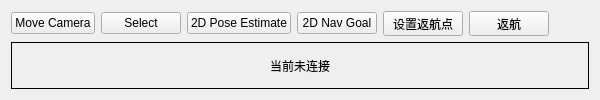
          <widget class="QWidget" name="tab_3">
           <attribute name="title">
            <string>rviz</string>
           </attribute>
           <layout class="QGridLayout" name="gridLayout_4">
            <item row="0" column="0">
             <layout class="QVBoxLayout" name="verticalLayout_14" stretch="0,1">
              <item>
               <layout class="QHBoxLayout" name="horizontalLayout_11">
                <item>
                 <widget class="QPushButton" name="move_camera_btn">
                  <property name="text">
                   <string>Move Camera</string>
                  </property>
                  <property name="icon">
                   <iconset>
                    <normaloff>:/images/rotate_cam.svg</normaloff>:/images/rotate_cam.svg</iconset>
                  </property>
                 </widget>
                </item>
                <item>
                 <widget class="QPushButton" name="set_select_btn">
                  <property name="text">
                   <string>Select</string>
                  </property>
                  <property name="icon">
                   <iconset>
                    <normaloff>:/images/classes/Select.png</normaloff>:/images/classes/Select.png</iconset>
                  </property>
                 </widget>
                </item>
                <item>
                 <widget class="QPushButton" name="set_pos_btn">
                  <property name="maximumSize">
                   <size>
                    <width>16777215</width>
                    <height>16777215</height>
                   </size>
                  </property>
                  <property name="text">
                   <string>2D Pose Estimate</string>
                  </property>
                  <property name="icon">
                   <iconset>
                    <normaloff>:/images/classes/SetInitialPose.png</normaloff>:/images/classes/SetInitialPose.png</iconset>
                  </property>
                 </widget>
                </item>
                <item>
                 <widget class="QPushButton" name="set_goal_btn">
                  <property name="text">
                   <string>2D Nav Goal</string>
                  </property>
                  <property name="icon">
                   <iconset>
                    <normaloff>:/images/classes/SetGoal.png</normaloff>:/images/classes/SetGoal.png</iconset>
                  </property>
                 </widget>
                </item>
                <item>
                 <widget class="QPushButton" name="set_return_btn">
                  <property name="maximumSize">
                   <size>
                    <width>16777215</width>
                    <height>25</height>
                   </size>
                  </property>
                  <property name="text">
                   <string>设置返航点</string>
                  </property>
                  <property name="icon">
                   <iconset>
                    <normaloff>:/images/set_return.png</normaloff>:/images/set_return.png</iconset>
                  </property>
                 </widget>
                </item>
                <item>
                 <widget class="QPushButton" name="return_btn">
                  <property name="maximumSize">
                   <size>
                    <width>16777215</width>
                    <height>25</height>
                   </size>
                  </property>
                  <property name="text">
                   <string>返航</string>
                  </property>
                  <property name="icon">
                   <iconset>
                    <normaloff>:/images/return.png</normaloff>:/images/return.png</iconset>
                  </property>
                 </widget>
                </item>
                <item>
                 <spacer name="horizontalSpacer_2">
                  <property name="orientation">
                   <enum>Qt::Horizontal</enum>
                  </property>
                  <property name="sizeHint" stdset="0">
                   <size>
                    <width>40</width>
                    <height>20</height>
                   </size>
                  </property>
                 </spacer>
                </item>
               </layout>
              </item>
              <item>
               <layout class="QVBoxLayout" name="verticalLayout_build_map">
                <item>
                 <widget class="QLabel" name="label_rvizShow">
                  <property name="frameShape">
                   <enum>QFrame::Box</enum>
                  </property>
                  <property name="text">
                   <string>当前未连接</string>
                  </property>
                  <property name="alignment">
                   <set>Qt::AlignCenter</set>
                  </property>
                 </widget>
                </item>
               </layout>
              </item>
             </layout>
            </item>
           </layout>
          </widget>
